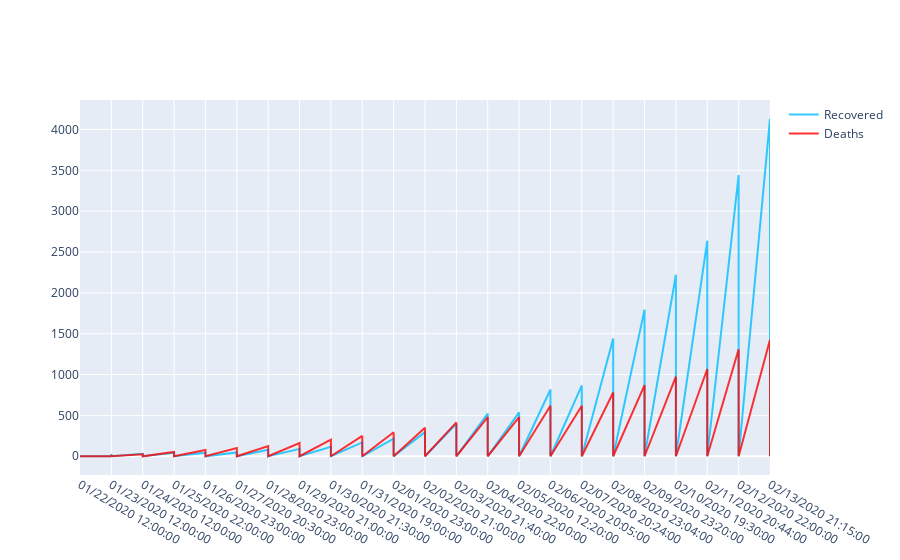

Here is the notebook cell this chart was saved with:
### Code cell
import pandas as pd
import plotly.graph_objects as go

fig = go.Figure()
fig.add_trace(go.Scatter(
                x=coronaVirus_df['Date'],
                y=coronaVirus_df['Recovered'],
                name="Recovered",
                line_color='deepskyblue',
                opacity=0.8))

fig.add_trace(go.Scatter(
                x=coronaVirus_df['Date'],
                y=coronaVirus_df['Deaths'],
                name="Deaths",
                line_color='red',
                opacity=0.8))

# Use date string to set xaxis range
#fig.update_layout(xaxis_range=['2020-01-22 00:00:00','2020-02-04 23:59:59'],
                  #title_text="Recovered vs Deaths over time in China")
fig.show()

### Figure 1 — Plotly figure (JSON) as saved in the notebook; plotly's stock layout.template omitted (floating-point values rounded to 4 significant figures; data arrays with more than 128 entries replaced by an {"elided": "..."} marker saying what was removed)
{"data": [{"line": {"color": "deepskyblue"}, "name": "Recovered", "opacity": 0.8, "type": "scatter", "x": {"elided": "1419 str values"}, "y": {"elided": "1419 int values"}}, {"line": {"color": "red"}, "name": "Deaths", "opacity": 0.8, "type": "scatter", "x": {"elided": "1419 str values"}, "y": {"elided": "1419 int values"}}], "layout": {}}
